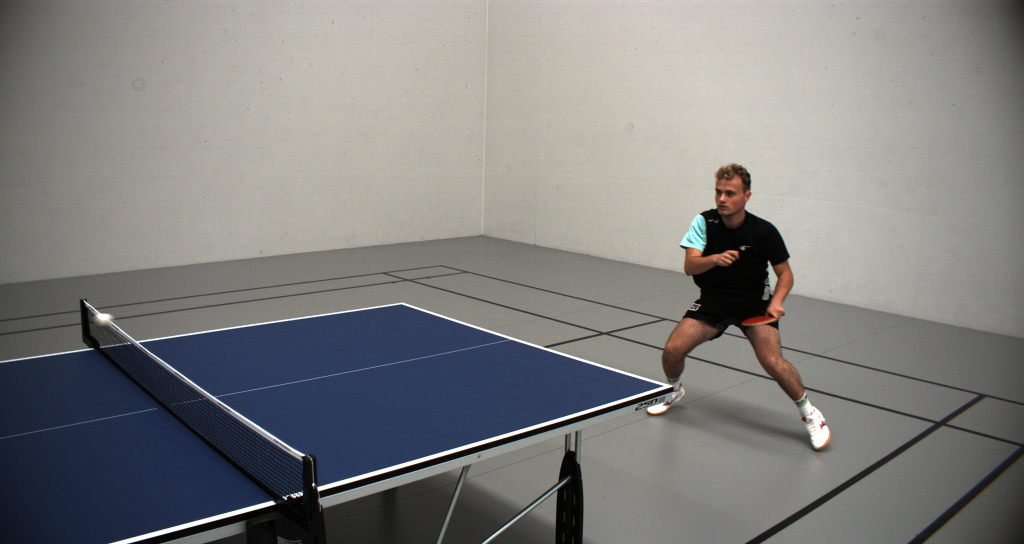
//> input picture TableTennis/test/Data/cam1.png, 2048 x 1088 px (shown at 1/2 size)
$ ./main   (built with g++ and OpenCV 4)
//> lines starting //> are read from the running program, lines starting //| are printed output that depends on the picture; after the words box and inside, x2 and y2 are one past the last pixel; in counts of white or black regions, pixels touching at a corner belong together
### TableTennis/PosEstimation/ball_tracking.h
#ifndef BALL_TRACKING_H
#define BALL_TRACKING_H

#include "opencv2/highgui/highgui.hpp"
#include "opencv2/imgproc/imgproc.hpp"
#include <iostream>

#include "constants.h"


void getRoiRect(Point position, Size frame_size, Rect& roi);


#endif

### TableTennis/PosEstimation/ball_detection.h
#ifndef BALL_DETECTION_H
#define BALL_DETECTION_H

#include "opencv2/highgui/highgui.hpp"
#include "opencv2/imgproc/imgproc.hpp"
#include <iostream>

#include "constants.h"
#include "ball_segmentation.h"


void detectBallWithHough(Mat& roi_binarized, Rect roi_rect, vector<Vec3f>& circles);
void detectBallWithContours(Mat& roi_binarized, Rect roi_rect, vector<Point>& positions);


#endif

### TableTennis/PosEstimation/ball_segmentation.h
#ifndef BALL_SEGMENTATION_H
#define BALL_SEGMENTATION_H

#include "opencv2/highgui/highgui.hpp"
#include "opencv2/imgproc/imgproc.hpp"
#include <iostream>

#include "constants.h"

#define COLOR_WHITE 255
#define COLOR_BLACK 0


void thresholdSegmentation(Mat& roi_bgr_blurred, Mat& roi_binarized);


#endif

### TableTennis/PosEstimation/constants.h
#ifndef DEFINE_H
#define DEFINE_H

#include "opencv2/imgproc/imgproc.hpp"

using namespace cv;
using namespace std;


#define SHOW_WINDOWS  // if defined, display a window with image result for each step

// we use only orange balls, like RGB = [255, 252, 31]
// For this color, HSV is [30, 224, 255]
// We want to ignore the V of HSV, because we don't want to be dependent
// of the amount of light
//const int h = 128, h_threshold = 128;
const Scalar BALL_COLOR_HSV_MIN(0, 0, 210);
const Scalar BALL_COLOR_HSV_MAX(180, 25, 255);

// the size of the kernels used for blurring / morphological operations
const int BLUR_KERNEL_LENGTH = 15;
const int CLOSING_KERNEL_LENGTH = 51;

// the size of the zone we will use to search for the ball,
// if we know the position of the ball in the previous frame
const int BALL_SIZE = 10;  // pixels
const int ROI_WIDTH  = BALL_SIZE * 15;
const int ROI_HEIGHT = BALL_SIZE * 7;

const Point GT_CENTER(801, 726);
const int GT_RADIUS = 12;

#endif

### TableTennis/PosEstimation/ball_detection.cpp
#include "ball_detection.h"

using namespace std;
using namespace cv;


/**
    Detect the ball position with a Hough transform on a binarized picture

    @param roi_binarized The binarized picture of the ROI
    @param roi_rect The Rect with the coordinates of the ROI (needed to compute center of circles)
    @param circles The output list of circles
*/
void detectBallWithHough(Mat& roi_binarized, Rect roi_rect, vector<Vec3f>& circles) {
    // we apply a Canny edge detector
    Canny(roi_binarized, roi_binarized, 50, 200);

    // we apply the circle Hough transform
    HoughCircles(roi_binarized, circles, CV_HOUGH_GRADIENT, 1,
                 1000, // change this value to detect circles with different distances to each other
                200, 4, 10,15);

    Mat roi_resized = roi_binarized.clone();

    for (size_t i=0; i<circles.size(); i++) {
        Vec3f circle = circles.at(i);
        cv::circle(roi_resized, Point(circle[0], circle[1]), circle[2], cv::Scalar(255,255,0), 2);
    }
    //cv::circle(roi_resized, GT_CENTER, GT_RADIUS, cv::Scalar(255,255,0));
    resize(roi_resized, roi_resized, Size(roi_resized.cols/1.5, roi_resized.rows/1.5));
    imshow("canny segmentation", roi_resized);

    cout<<"Detected "<<circles.size()<<endl;

    // for each circle, we correct the center position
    // (the HoughCircles function gives us the position inside the ROI,
    //  whereas we want the position inside the full frame)
    for (size_t i=0; i<circles.size(); i++) {
        Vec3f circle = circles.at(i);
        circle[0] = circle[0] + roi_rect.x;
        circle[1] = circle[1] + roi_rect.y;
        circles[i] = circle;
    }
}

/**
    Detect the ball position with contours on a binarized picture

    @param roi_binarized The binarized picture of the ROI
    @param roi_rect The Rect with the coordinates of the ROI (needed to compute center of circles)
    @param circles The output list of possible ball positions
*/
// [27 lines left out: function detectBallWithContours, not called in this run]

### TableTennis/PosEstimation/ball_segmentation.cpp
#include "ball_segmentation.h"

using namespace std;
using namespace cv;


/**
    Apply a segmentation with a threshold based on the color of the ball

    @param roi_bgr_blurred The ROI blurred, formatted as BGR
    @param roi_binarized The output binarized frame
*/
void thresholdSegmentation(Mat& roi_bgr_blurred, Mat& roi_binarized) {
    Mat roi_hsv(Size(roi_bgr_blurred.cols, roi_bgr_blurred.rows), CV_8UC3);

    // we convert the frame to HSV
    cvtColor(roi_bgr_blurred, roi_hsv, CV_BGR2HSV);

    // we compute the mask by binarizing the picture with a color threshold
    inRange(roi_hsv, BALL_COLOR_HSV_MIN, BALL_COLOR_HSV_MAX, roi_binarized);

    //cout<<"Size of bin "<<roi_binarized.size()<<endl;

    #ifdef SHOW_WINDOWS
        Mat roi_resized = roi_binarized.clone();
        cv::circle(roi_resized, GT_CENTER, GT_RADIUS, cv::Scalar(255,255,0),1);
        resize(roi_resized, roi_resized, Size(roi_resized.cols/1.5, roi_resized.rows/1.5));
        imshow("threshold segmentation", roi_resized);
    #endif

    // we apply a closing (dilatation then erosion)
    morphologyEx(roi_binarized, roi_binarized, MORPH_CLOSE,
                getStructuringElement(MORPH_ELLIPSE, Size(CLOSING_KERNEL_LENGTH,CLOSING_KERNEL_LENGTH)));
}

### TableTennis/PosEstimation/main.cpp
// C++
#include <iostream>
// OpenCV
#include <opencv2/core.hpp>
#include <opencv2/imgproc.hpp>
#include <opencv2/calib3d.hpp>
#include <opencv2/features2d.hpp>
#include "opencv2/highgui/highgui.hpp"
#include "opencv2/imgproc/imgproc.hpp"

#include "constants.h"
#include "ball_segmentation.h"
#include "ball_detection.h"
#include "ball_tracking.h"

using namespace cv;
using namespace std;


void drawHoughCircles(Mat& frame, vector<Vec3f> circles);
void drawTrackingInfo(Mat& frame, vector<Point> positions);
void drawTrackingInfo(Mat& frame, vector<Point> positions, Rect roi_rect);

Point3d convertFrom2D(Point2d uv, int radius){
    FileStorage fs;
    fs.open("pose1.yml", FileStorage::READ);

    Mat A, R, t;
    fs["A"]>>A;
    fs["R"]>>R;
    fs["t"]>>t;
   cout<<"A"<<A<<endl;
   cout<<"R"<<R<<endl;
   cout<<"t"<<t<<endl;

    Mat A_formalized = A.clone();
    A_formalized.at<double>(0,2) = 0;
    A_formalized.at<double>(1,2) = 0;
//    cout<<"A_formalized"<<endl<<A_formalized<<endl;

    Mat deltaXYZ = (Mat_<double>(3,1) << 40, 40, 0);
    Mat sXdeltaUV = A_formalized*deltaXYZ;
    double s = sXdeltaUV.at<double>(0,0)/radius/2;
//    cout<<"sXdeltaUV:"<<endl<<sXdeltaUV<<endl;
//    cout<<"s:"<<s<<endl;

    Mat suv = s*(Mat_<double>(3,1) << uv.x, uv.y, 1);

    // Point in world coordinates
    cv::Mat X_c = A.inv()*suv ; // 3x1

    cv::Mat XYZ = R.inv() * ( X_c - t ); // 3x1
    return Point3d(XYZ.at<double>(0,0), XYZ.at<double>(0,1),XYZ.at<double>(0,2));
}

int main(int argc, char const *argv[])
{
    Mat frame, roi_blurred, roi_binarized;
    vector<Vec3f> circles;

    // we save info from previous iterations
    Mat frame_previous;  // the previous frame
    vector<Point> positions;  // the history of all detected positions (0 or 1 per frame)
    bool ball_found_prev = false;  // whether we found ball during previous iteration

    //frame = imread("/home/parallels/Code/build-PoseEstimation-Desktop_Qt_5_13_0_GCC_64bit-Debug/Data/table.png", 1 );
    frame = imread("/media/long/Data1/materials/thesisM1/internshipM1/TableTennis/test/Data/cam1.png", 1 );
//> frame is the input picture: 1088 rows x 2048 cols, CV_8UC3; mean B, G, R 126.1, 126.9, 127.2
    bool ball_found = false;
    Point ball_position;

    Mat roi;
    Rect roi_rect(96,466,1335, 541);
    roi = Mat(frame, roi_rect);
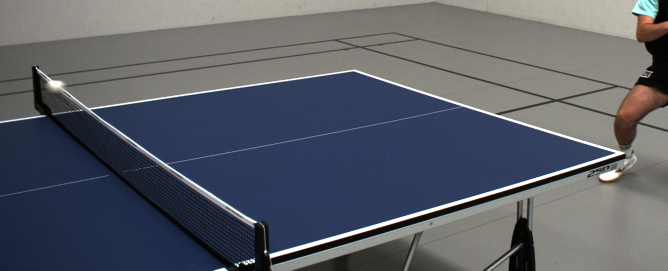
//> roi: 541 rows x 1335 cols, CV_8UC3 (shown at 1/2 size); mean B, G, R 102.6, 93.7, 89.8

    // we blur the picture to remove the noise
    //roi_blurred = roi.clone();
    GaussianBlur(roi, roi_blurred, Size(BLUR_KERNEL_LENGTH, BLUR_KERNEL_LENGTH), 0, 0);
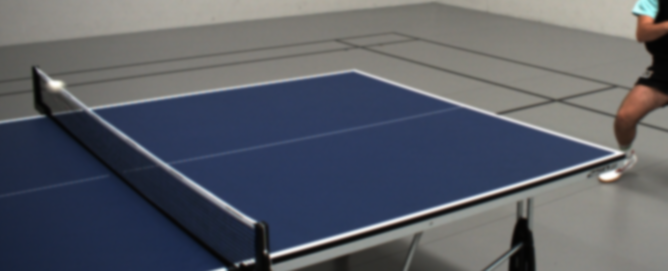
//> roi_blurred: 541 rows x 1335 cols, CV_8UC3 (shown at 1/2 size); mean B, G, R 102.6, 93.7, 89.8

    // ===== first try =====
    // with a threshold segmentation and a Hough transform
    thresholdSegmentation(roi_blurred, roi_binarized);
//> in thresholdSegmentation, `inRange(roi_hsv, BALL_COLOR_HSV_MIN, BALL_COLOR_HSV_MAX, roi_binarized);`:
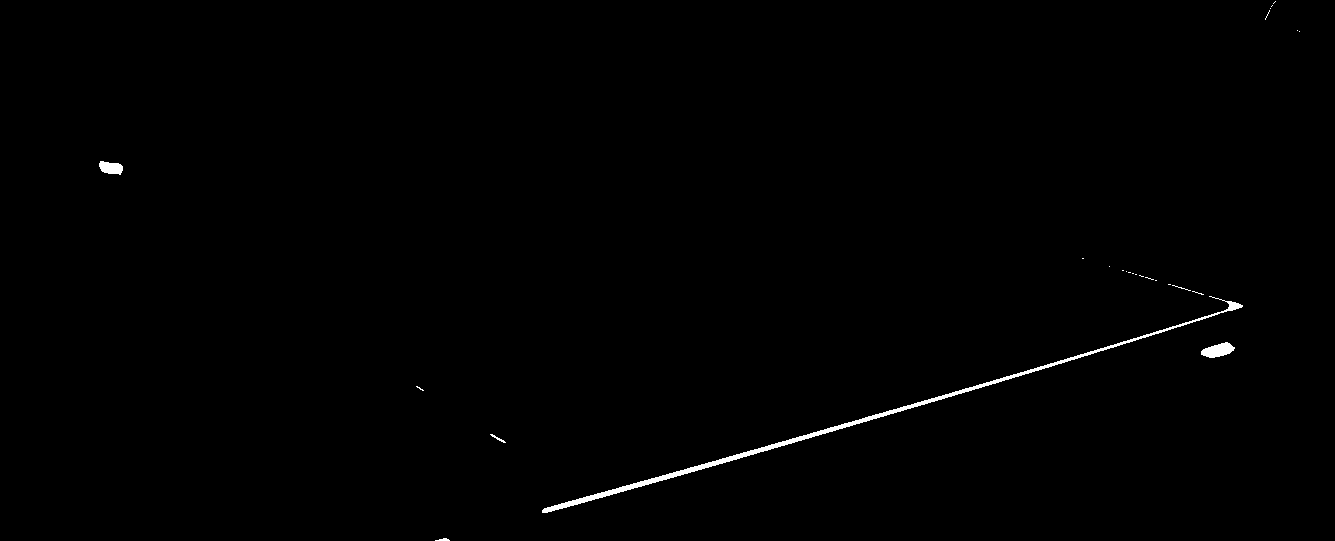
//> roi_binarized: 541 rows x 1335 cols, CV_8UC1; 0.52% white; 25 white regions (19 under 20 px), largest, box (x1, y1, x2, y2) and area: (542, 296, 1243, 513) 2980, (1201, 342, 1235, 358) 342, (99, 161, 123, 175) 245, (490, 434, 506, 443) 36, (435, 538, 450, 541) 29, (1172, 285, 1191, 291) 20
    detectBallWithHough(roi_binarized, roi_rect, circles);
//> in detectBallWithHough, `Canny(roi_binarized, roi_binarized, 50, 200);`:
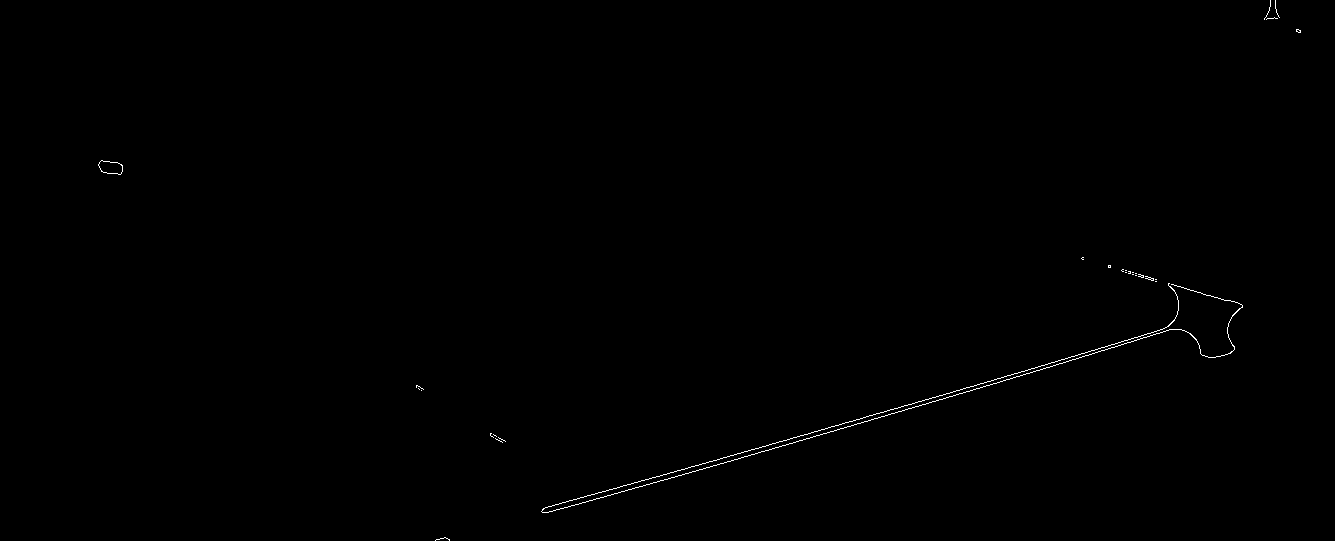
//> roi_binarized: 541 rows x 1335 cols, CV_8UC1; 0.25% white in thin lines or dots
//> in detectBallWithHough, `HoughCircles(roi_binarized, circles, CV_HOUGH_GRADIENT, 1, 1000, 200, ..`: circles = 2 circles (x, y, radius): [1211.5, 346.5, 11.8], [111.5, 160.5, 13.2]
//> the loop in detectBallWithHough, `for (size_t i=0; i<circles.size(); i++)` made 2 passes
//> after the loop in detectBallWithHough, `for (size_t i=0; i<circles.size(); i++)`:
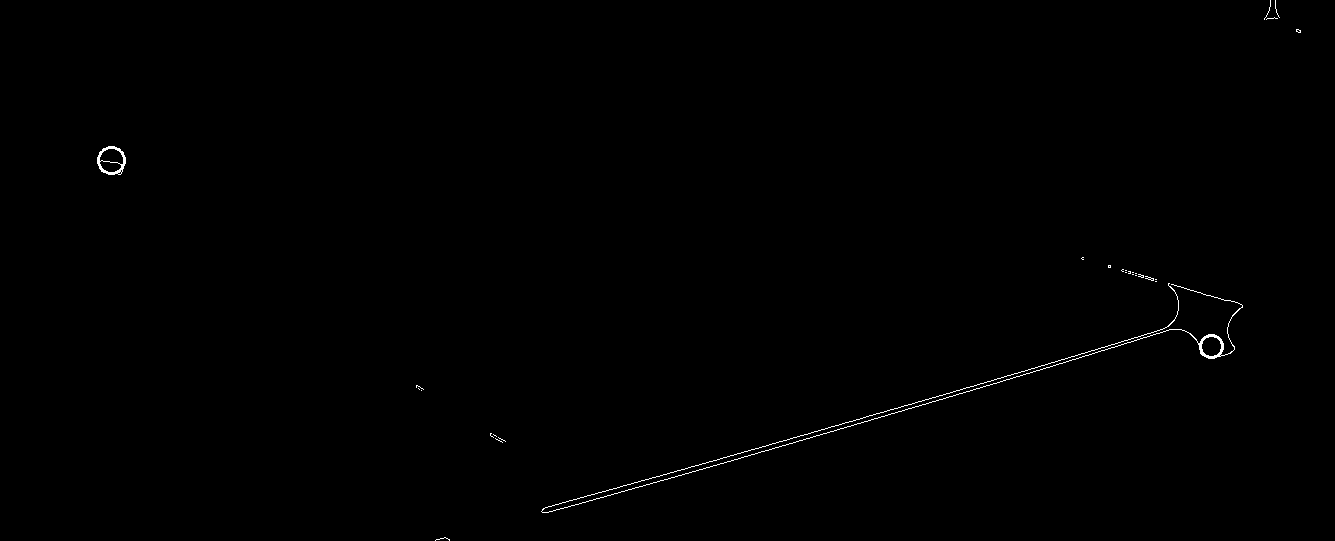
//> roi_resized: 541 rows x 1335 cols, CV_8UC1; 0.3% white in thin lines or dots
//| Detected 2
//> circles = 2 items: [1307.5, 812.5, 11.8], [207.5, 626.5, 13.2]
    HoughCircles( roi_binarized, circles, CV_HOUGH_GRADIENT, 1, 1000, 81, 4, 11, 15 );
//> circles = 2 circles (x, y, radius): [1211.5, 344.5, 13.2], [111.5, 160.5, 13.2]
    cout<<"No circle"<<circles.size()<<endl;
//| No circle2

    // if the number of circles found by the Hough transform is exactly 1,
    // we accept that circle as the correct ball position

    // if (circles.size() == 1) {
    //     ball_found = true;
    //     ball_position = Point(circles[0][0], circles[0][1]);
    //     #ifdef SHOW_WINDOWS
    //         //drawHoughCircles(frame, circles);
    //     cv::circle(frame, ball_position, circles[0][2], cv::Scalar(255,255,0), 2);
    //     Point3d XYZ= convertFrom2D(ball_position, circles[0][2]+1);
    //     string posStr = "(" + std::to_string(int(XYZ.x)) + ", " + std::to_string(int(XYZ.y)) + ", " + std::to_string(int(XYZ.z)) + ")";
    //     cv::putText(frame, posStr,  Point(ball_position.x + 10,ball_position.y + 20),
    //                 FONT_HERSHEY_COMPLEX_SMALL, 0.8, cvScalar(0,200,250), 1, CV_AA);
    //     #endif
    // }

    // if (ball_found == false) {
    //     // ===== second try =====
    //     // we use OpenCV convex hull algorithm to detect shapes
    //     // (the ball is not detected by Hough transform if it is not round enough)
    //     vector<Point> possible_positions;
    //     detectBallWithContours(roi_binarized, roi_rect, possible_positions);

    //     // if the number of positions found by the Hough transform is exactly 1,
    //     // we accept that position as the correct ball position
    //     if (possible_positions.size() == 1) {
    //         ball_found = true;
    //         ball_position = possible_positions[0];
    //     }
    // }
    //Long
    std::cout << __LINE__ << std::endl;
    cv::Point p(300,300);
    ball_found = true;
    cv::circle(frame, p, 30, cv::Scalar(255,255,0), 2);
//> frame: 1088 rows x 2048 cols, CV_8UC3; 562 pixels changed, all inside (x1, y1, x2, y2) = (269, 269, 332, 332)
    std::cout << __LINE__ << std::endl;
    Point3d XYZ= convertFrom2D(p, 30);
    std::cout << __LINE__ << std::endl;
    string posStr = "(" + std::to_string(int(XYZ.x)) + ", " + std::to_string(int(XYZ.y)) + ", " + std::to_string(int(XYZ.z)) + ")";
    cv::putText(frame, posStr,  Point(ball_position.x + 10,ball_position.y + 20),
            FONT_HERSHEY_COMPLEX_SMALL, 0.8, cvScalar(0,200,250), 1, CV_AA);
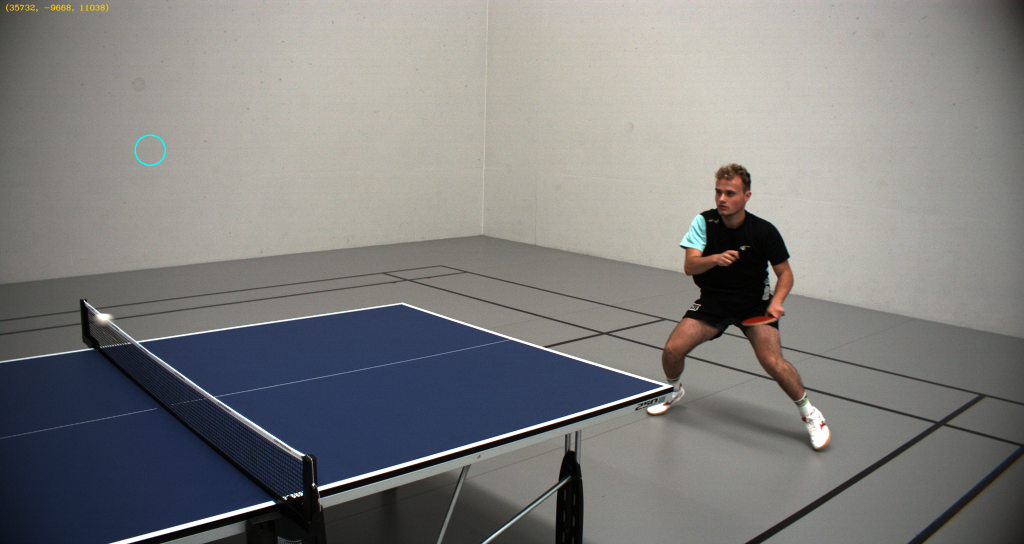
//> frame: 1088 rows x 2048 cols, CV_8UC3 (shown at 1/2 size); mean B, G, R 126.1, 126.9, 127.2

    std::cout << __LINE__ << std::endl;
    //end Long
    Mat frame_resized = frame.clone();
    resize(frame_resized, frame_resized, Size(frame_resized.cols/1.5, frame_resized.rows/1.5));
    imshow("Ball", frame_resized);
    cv::imwrite("/media/long/Data1/materials/thesisM1/internshipM1/TableTennis/test/Data/position1.png", frame_resized);

    char key = waitKey(0);
//> the space key is pressed
}


// draws the circles that found with Hough transform
// [26 lines left out: functions drawHoughCircles, drawTrackingInfo, drawTrackingInfo, not called in this run]

using namespace cv;
using namespace std;

//int main(int argc, char *argv[])
//{
//    Mat src, src_gray;

//    /// Read the image
//    src = imread("/home/parallels/Code/build-PoseEstimation-Desktop_Qt_5_13_0_GCC_64bit-Debug/Data/table.png", 1 );
//    cvtColor( src, src_gray, CV_BGR2GRAY );
//    GaussianBlur( src_gray, src_gray, Size(9, 9), 2, 2 );

//    vector<Vec3f> circles;
//    /// Apply the Hough Transform to find the circles
//    HoughCircles( src_gray, circles, CV_HOUGH_GRADIENT, 2, 20, 81, 29, 11, 15 );
//    cout<<"Detected balls "<<circles.size()<<endl;
//    /// Draw the circles detected
//    for( size_t i = 0; i < circles.size(); i++ )
//    {
//        Point center(cvRound(circles[i][0]), cvRound(circles[i][1]));
//        int radius = cvRound(circles[i][2]);
//        // circle center
//        circle( src, center, 3, Scalar(0,255,0), -1, 8, 0 );
//        // circle outline
//        circle( src, center, radius, Scalar(0,0,255), 3, 8, 0 );
//    }

//    namedWindow( "Hough Circle Transform Demo", WINDOW_AUTOSIZE );
//    imshow( "Hough Circle Transform Demo", src );
//    waitKey(0);
//       cout<<"Size "<<src.size()<<endl;
//    return 0;


//    FileStorage fs;
//    fs.open("/home/parallels/Code/build-PoseEstimation-Desktop_Qt_5_13_0_GCC_64bit-Debug/Data/pose.yml", FileStorage::READ);
//    Mat A, R, t;
//    fs["A"]>>A;
//    fs["R"]>>R;
//    fs["t"]>>t;
//    cout<<"A"<<A<<endl;
//    cout<<"R"<<R<<endl;
//    cout<<"t"<<t<<endl;

//    Mat A_formalized = A.clone();
//    A_formalized.at<double>(0,2) = 0;
//    A_formalized.at<double>(1,2) = 0;
//    cout<<"A_formalized"<<endl<<A_formalized<<endl;

//    Mat deltaXYZ = (Mat_<double>(3,1) << 40, 40, 0);
//    Mat sXdeltaUV = A_formalized*deltaXYZ;
//    double s = sXdeltaUV.at<double>(0,0)/25;
//    cout<<"sXdeltaUV:"<<endl<<sXdeltaUV<<endl;
//    cout<<"s:"<<s<<endl;

//    Mat uv = s*(Mat_<double>(3,1) << 799, 730, 1);

//    cout<<"uv:"<<endl<<uv<<endl;
//    // Point in world coordinates
//    cv::Mat X_c = A.inv()*uv ; // 3x1
//    cout<<"X in cam coor:"<<endl<<X_c<<endl;

//    cv::Mat XYZ = R.inv() * ( X_c - t ); // 3x1

//    cout<<"XYZ"<<endl<<XYZ<<endl;
//    return 0;
//}
